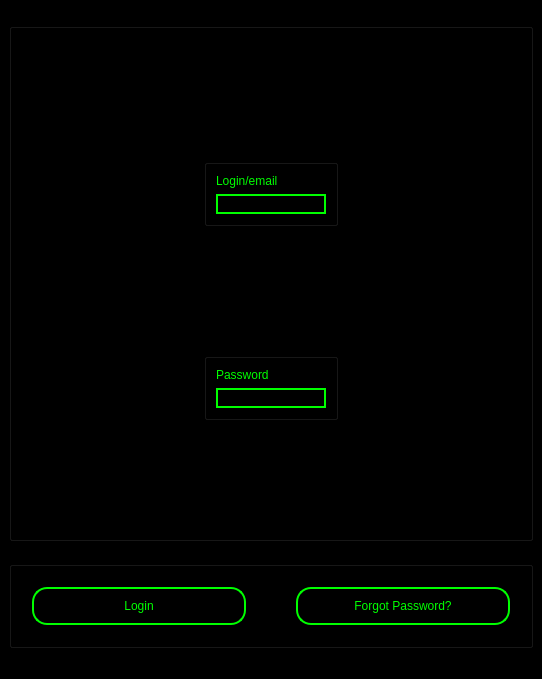
<?xml version="1.0" encoding="UTF-8"?>
<ui version="4.0">
 <class>MainWindow</class>
 <widget class="QMainWindow" name="MainWindow">
  <property name="geometry">
   <rect>
    <x>0</x>
    <y>0</y>
    <width>542</width>
    <height>679</height>
   </rect>
  </property>
  <property name="windowTitle">
   <string>MainWindow</string>
  </property>
  <property name="styleSheet">
   <string notr="true">background-color:black</string>
  </property>
  <widget class="QWidget" name="centralwidget">
   <layout class="QVBoxLayout" name="verticalLayout_2">
    <item>
     <widget class="QGroupBox" name="groupBox">
      <property name="sizePolicy">
       <sizepolicy hsizetype="Minimum" vsizetype="Minimum">
        <horstretch>0</horstretch>
        <verstretch>0</verstretch>
       </sizepolicy>
      </property>
      <property name="styleSheet">
       <string notr="true">background-color:black;
</string>
      </property>
      <property name="title">
       <string>GroupBox</string>
      </property>
      <property name="flat">
       <bool>true</bool>
      </property>
      <layout class="QVBoxLayout" name="verticalLayout">
       <item alignment="Qt::AlignHCenter">
        <widget class="QGroupBox" name="groupBox_3">
         <property name="sizePolicy">
          <sizepolicy hsizetype="Maximum" vsizetype="Maximum">
           <horstretch>0</horstretch>
           <verstretch>0</verstretch>
          </sizepolicy>
         </property>
         <property name="styleSheet">
          <string notr="true">background-color:black;
</string>
         </property>
         <property name="title">
          <string>GroupBox</string>
         </property>
         <property name="flat">
          <bool>true</bool>
         </property>
         <layout class="QGridLayout" name="gridLayout">
          <item row="0" column="0">
           <widget class="QLabel" name="label">
            <property name="sizePolicy">
             <sizepolicy hsizetype="Preferred" vsizetype="Maximum">
              <horstretch>0</horstretch>
              <verstretch>0</verstretch>
             </sizepolicy>
            </property>
            <property name="styleSheet">
             <string notr="true">font: 14pt &quot;Arial&quot;;
border-radius: 15px;
color: #00ff00;</string>
            </property>
            <property name="text">
             <string>Login/email</string>
            </property>
           </widget>
          </item>
          <item row="1" column="0">
           <widget class="QLineEdit" name="lineEdit_3">
            <property name="sizePolicy">
             <sizepolicy hsizetype="Maximum" vsizetype="Fixed">
              <horstretch>0</horstretch>
              <verstretch>0</verstretch>
             </sizepolicy>
            </property>
            <property name="styleSheet">
             <string notr="true">font: 14pt &quot;Arial&quot;;
border-radius: 15px;
border: 2px solid #00ff00;
color: #00ff00;</string>
            </property>
           </widget>
          </item>
         </layout>
        </widget>
       </item>
       <item alignment="Qt::AlignHCenter">
        <widget class="QGroupBox" name="groupBox_4">
         <property name="sizePolicy">
          <sizepolicy hsizetype="Maximum" vsizetype="Maximum">
           <horstretch>0</horstretch>
           <verstretch>0</verstretch>
          </sizepolicy>
         </property>
         <property name="styleSheet">
          <string notr="true">background-color:black;
</string>
         </property>
         <property name="title">
          <string>GroupBox</string>
         </property>
         <property name="flat">
          <bool>true</bool>
         </property>
         <layout class="QGridLayout" name="gridLayout_2">
          <item row="0" column="0">
           <widget class="QLabel" name="label_2">
            <property name="sizePolicy">
             <sizepolicy hsizetype="Preferred" vsizetype="Maximum">
              <horstretch>0</horstretch>
              <verstretch>0</verstretch>
             </sizepolicy>
            </property>
            <property name="styleSheet">
             <string notr="true">font: 14pt &quot;Arial&quot;;
border-radius: 15px;
color: #00ff00;</string>
            </property>
            <property name="text">
             <string>Password</string>
            </property>
           </widget>
          </item>
          <item row="1" column="0">
           <widget class="QLineEdit" name="lineEdit">
            <property name="sizePolicy">
             <sizepolicy hsizetype="Maximum" vsizetype="Fixed">
              <horstretch>0</horstretch>
              <verstretch>0</verstretch>
             </sizepolicy>
            </property>
            <property name="styleSheet">
             <string notr="true">font: 14pt &quot;Arial&quot;;
border-radius: 15px;
border: 2px solid #00ff00;
color: #00ff00;</string>
            </property>
           </widget>
          </item>
         </layout>
        </widget>
       </item>
      </layout>
     </widget>
    </item>
    <item>
     <widget class="QGroupBox" name="groupBox_2">
      <property name="sizePolicy">
       <sizepolicy hsizetype="Minimum" vsizetype="Maximum">
        <horstretch>0</horstretch>
        <verstretch>0</verstretch>
       </sizepolicy>
      </property>
      <property name="styleSheet">
       <string notr="true">background-color:black;
</string>
      </property>
      <property name="title">
       <string>GroupBox</string>
      </property>
      <property name="flat">
       <bool>true</bool>
      </property>
      <layout class="QHBoxLayout" name="horizontalLayout">
       <property name="spacing">
        <number>50</number>
       </property>
       <property name="leftMargin">
        <number>20</number>
       </property>
       <property name="topMargin">
        <number>20</number>
       </property>
       <property name="rightMargin">
        <number>20</number>
       </property>
       <property name="bottomMargin">
        <number>20</number>
       </property>
       <item>
        <widget class="QPushButton" name="pushButton">
         <property name="sizePolicy">
          <sizepolicy hsizetype="Minimum" vsizetype="Minimum">
           <horstretch>0</horstretch>
           <verstretch>0</verstretch>
          </sizepolicy>
         </property>
         <property name="styleSheet">
          <string notr="true">font: 14pt &quot;Arial&quot;;
border-radius: 15px;
border: 2px solid #00ff00;
color: #00ff00;
padding-top: 10px;
padding-bottom: 10px;
padding-left: 20px;
padding-right: 20px; </string>
         </property>
         <property name="text">
          <string>Login</string>
         </property>
        </widget>
       </item>
       <item>
        <widget class="QPushButton" name="pushButton_2">
         <property name="sizePolicy">
          <sizepolicy hsizetype="Minimum" vsizetype="Minimum">
           <horstretch>0</horstretch>
           <verstretch>0</verstretch>
          </sizepolicy>
         </property>
         <property name="styleSheet">
          <string notr="true">font: 14pt &quot;Arial&quot;;
border-radius: 15px;
border: 2px solid #00ff00;
color: #00ff00;
padding-top: 10px;
padding-bottom: 10px;
padding-left: 20px;
padding-right: 20px; </string>
         </property>
         <property name="text">
          <string>Forgot Password?</string>
         </property>
        </widget>
       </item>
      </layout>
     </widget>
    </item>
   </layout>
  </widget>
  <widget class="QMenuBar" name="menubar">
   <property name="geometry">
    <rect>
     <x>0</x>
     <y>0</y>
     <width>542</width>
     <height>26</height>
    </rect>
   </property>
  </widget>
  <widget class="QStatusBar" name="statusbar"/>
 </widget>
 <resources/>
 <connections/>
</ui>
